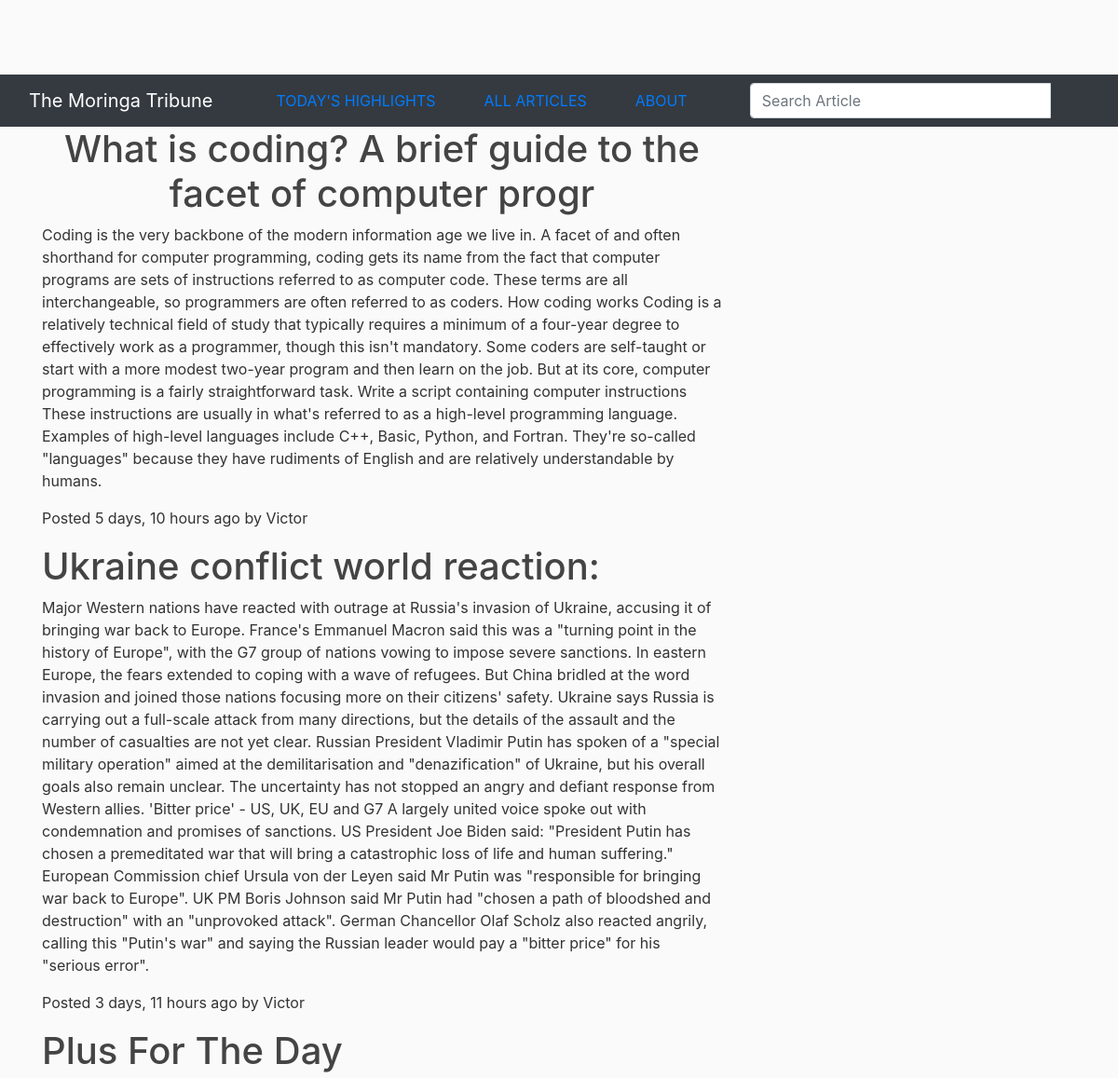
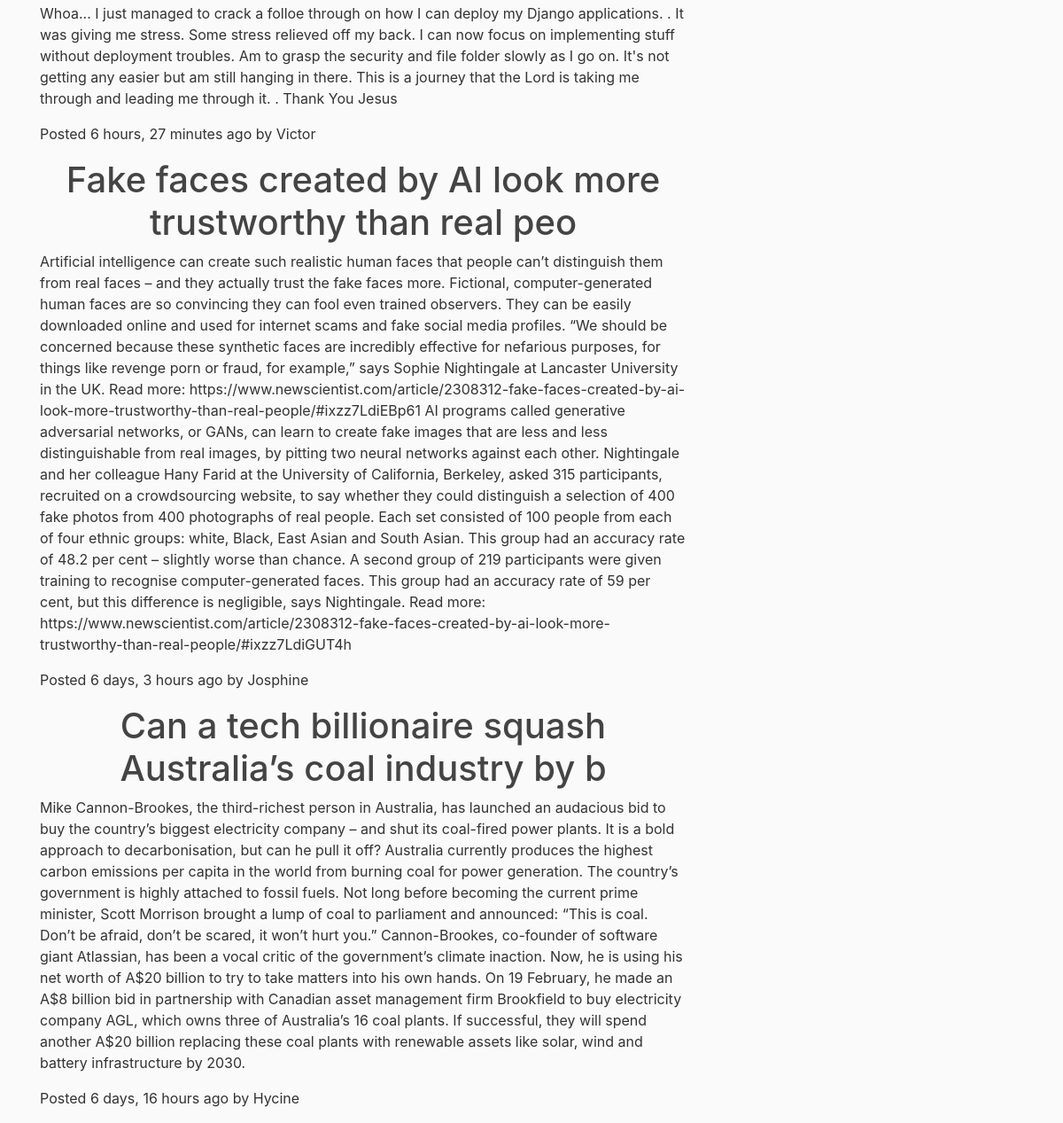
The app's page /article/ with its own data (2 pictures, top to bottom).
### news/models.py (models this page shows, shortened)
class Article(models.Model) :
  title = models.CharField(max_length=60)
  post = models.TextField()
  editor = models.ForeignKey(Editor, on_delete=models.CASCADE)
  tags = models.ManyToManyField(Tag)
  pub_date = models.DateTimeField(default=timezone.now)
  article_image = models.ImageField(upload_to='images/', blank=True)
  class Meta :
    ordering = ['-title']

class Editor(models.Model) :
  first_name = models.CharField(max_length=30)
  last_name = models.CharField(max_length=30)
  email = models.EmailField()
  phone_number = models.CharField(max_length=10, blank=True)
  class Meta :
    ordering = ['-first_name']

### news/views.py (the view)
# urls.py: path('article/', views.article, name='Article'),
def article(request) :
  try :
    article = Article.objects.all()
  except ObjectDoesNotExist :
    raise Http404()
  return render(request, 'news/article.html', { 'article':article })

### news/templates/news/article.html (shortened to what this page needs)
{% extends 'news/base.html' %}
{% block content %}
{% for articles in article %}
<div class="container">
  <div class="row">
    <h1 class="text-center">{{articles.title}}</h1>
  </div>
  <div class="row">
    <p>{{articles.post}}</p>
  </div>
  <div class="row">
    <p>Posted {{articles.pub_date|timesince}} ago by {{articles.editor.first_name}}</p>
  </div>
</div>
{% empty %}
<div class="row">
  <h2 class="text-center">Oops! No News Items for the day yet.</h2>
</div>
{% endfor %}
{% endblock content %}

### news/static/news/main.css (style rules this page uses)
body { background: #fafafa; color: #333333; margin-top: 5rem; }
h1, h2, h3, h4, h5, h6 { color: #444444; }

### records on screen
Article: title "What is coding? A brief guide to the facet of computer progr", post "Coding is the very backbone of the modern information age we live in. A facet of and often shorthand for computer programming, coding gets its name from the fact that computer programs are sets of instructions referred to as computer code. These terms are all interchangeable, so programmers are often referred to as coders. How coding works Coding is a relatively technical field of study that typically requires a minimum of a four-year degree to effectively work as a programmer, though this isn't mandatory. Some coders are self-taught or start with a more modest two-year program and then learn on the job. But at its core, computer programming is a fairly straightforward task. Write a script…", pub_date "5 days, 10 hours", editor.first_name "Victor"
Article: title "Ukraine conflict world reaction:", post "Major Western nations have reacted with outrage at Russia's invasion of Ukraine, accusing it of bringing war back to Europe. France's Emmanuel Macron said this was a \"turning point in the history of Europe\", with the G7 group of nations vowing to impose severe sanctions. In eastern Europe, the fears extended to coping with a wave of refugees. But China bridled at the word invasion and joined those nations focusing more on their citizens' safety. Ukraine says Russia is carrying out a full-scale attack from many directions, but the details of the assault and the number of casualties are not yet clear. Russian President Vladimir Putin has spoken of a \"special military operation\" aimed at the…", pub_date "3 days, 11 hours", editor.first_name "Victor"
Article: title "Plus For The Day", post "Whoa... I just managed to crack a folloe through on how I can deploy my Django applications. . It was giving me stress. Some stress relieved off my back. I can now focus on implementing stuff without deployment troubles. Am to grasp the security and file folder slowly as I go on. It's not getting any easier but am still hanging in there. This is a journey that the Lord is taking me through and leading me through it. . Thank You Jesus", pub_date "6 hours, 27 minutes", editor.first_name "Victor"
Article: title "Fake faces created by AI look more trustworthy than real peo", post "Artificial intelligence can create such realistic human faces that people can’t distinguish them from real faces – and they actually trust the fake faces more. Fictional, computer-generated human faces are so convincing they can fool even trained observers. They can be easily downloaded online and used for internet scams and fake social media profiles. “We should be concerned because these synthetic faces are incredibly effective for nefarious purposes, for things like revenge porn or fraud, for example,” says Sophie Nightingale at Lancaster University in the UK. Read more:…", pub_date "6 days, 3 hours", editor.first_name "Josphine"
Article: title "Can a tech billionaire squash Australia’s coal industry by b", post "Mike Cannon-Brookes, the third-richest person in Australia, has launched an audacious bid to buy the country’s biggest electricity company – and shut its coal-fired power plants. It is a bold approach to decarbonisation, but can he pull it off? Australia currently produces the highest carbon emissions per capita in the world from burning coal for power generation. The country’s government is highly attached to fossil fuels. Not long before becoming the current prime minister, Scott Morrison brought a lump of coal to parliament and announced: “This is coal. Don’t be afraid, don’t be scared, it won’t hurt you.” Cannon-Brookes, co-founder of software giant Atlassian, has been a vocal critic of…", pub_date "6 days, 16 hours", editor.first_name "Hycine"
